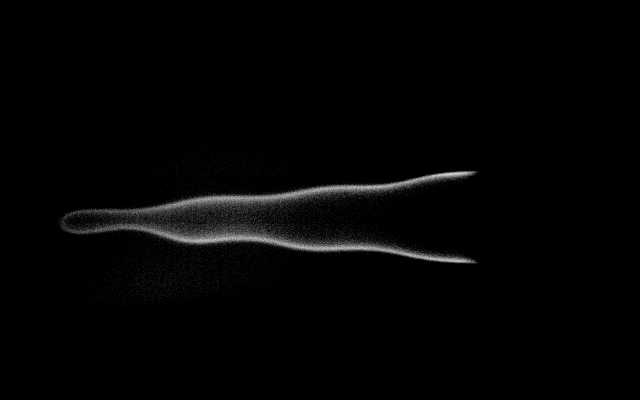
#> input picture bunsen/VOL3_300Hz/input.d/pinchOff-100.png, 1280 x 800 px, given in place of pinchOff-0.png, which was not available (shown at 1/2 size)
$ jupyter execute --allow-errors Flame+Detection+CnF.ipynb   (shell and % lines are left out)   (text cells are left out)
#> lines starting #> are read from the running program, lines starting #| are printed output that depends on the picture; after the words box and inside, x2 and y2 are one past the last pixel; in counts of white or black regions, pixels touching at a corner belong together; pictures that were not available may be replaced by others from this repository, and a replacement may not be noted
[cell 1]
import imageio
import numpy as np
import matplotlib.pyplot as plt

np_map = imageio.imread("input.d/pinchOff-0.png").T[::-1, ::-1]
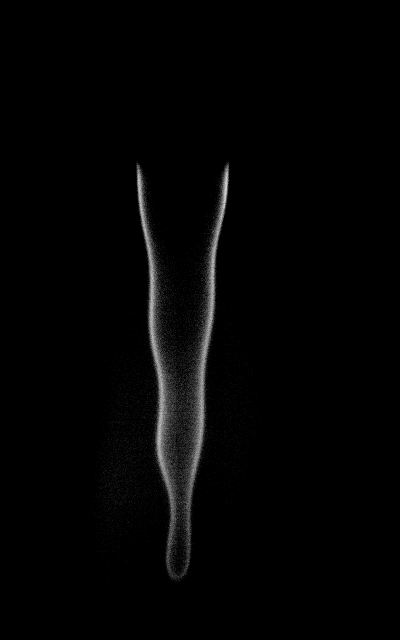
#> np_map: shape (1280, 800) (shown at 1/2 size); min 0, max 39, mean 0.6; drawn with min black and max white
height, width = np_map.shape
#> height = 1280; width = 800
print(height, width)
#| 1280 800

plt.figure(1)
plt.contourf(np_map)
plt.colorbar()
plt.show()
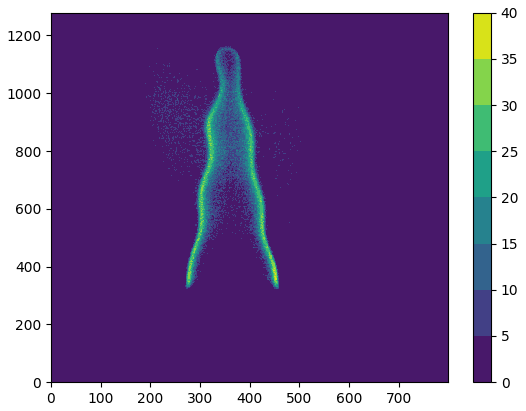
#> figure drawn by matplotlib, 2 panels

[cell 2]
def threshold(np_map, THRESH=75):
#> called with THRESH = 75
    res = np.copy(np_map)
    res[np_map <= THRESH] = False
#> res: shape (1280, 800); 6.15% of pixels changed, all inside (x1, y1, x2, y2) = (175, 306, 531, 1220)
    res[np_map > THRESH] = True
    return res

np_map1 = threshold(np_map)
plt.figure(2)
plt.contourf(np_map1[200:1280, 200:500])
plt.colorbar()
plt.show()
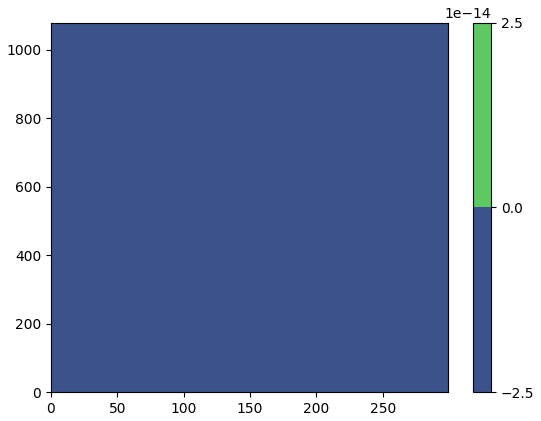
#> figure drawn by matplotlib, 2 panels

[cell 3]
from scipy import ndimage

def sobel(np_map, THRESH=70, THRESH_1 = 15.):
#> called with THRESH = 70, THRESH_1 = 15
    res = np.copy(np_map)
    res[np_map <= THRESH] = 0
    res_x = ndimage.sobel(res, axis=0)
    res_y = ndimage.sobel(res, axis=1)
    res = np.sqrt(res_x**2 + res_y**2)
#> res: shape (1280, 800) float16; every value is 0
    res[res <= THRESH_1] = False
    res[res > THRESH_1] = True
    return res

np_map3 = sobel(np_map)
plt.figure(3)
plt.contourf(np_map3[200:1280, 200:500])
plt.colorbar()
plt.show()

[cell 4]
from skimage import feature

def canny(np_map, THRESH=75, SIGMA=0.5):
    res = np.copy(np_map)
    res[np_map <= THRESH] = 0
    res = feature.canny(1. * res, sigma=SIGMA)
    return res

np_map4 = canny(np_map)
plt.figure(4)
plt.contourf(np_map4[200:1280, 200:500])
plt.colorbar()
plt.show()
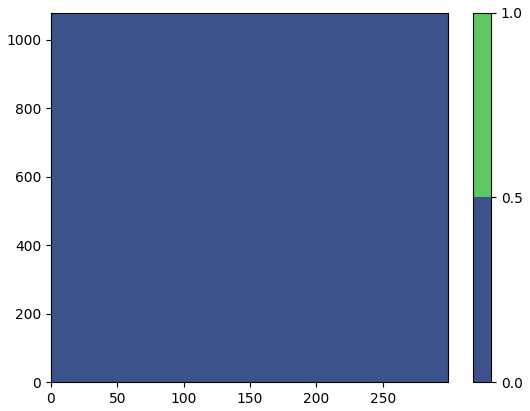
#> figure drawn by matplotlib, 2 panels

[cell 5]
from skimage import filters

def meijering(np_map, THRESH=75, BLACK=0.4):
#> called with THRESH = 75, BLACK = 0.4
    res = np.copy(np_map)
    res[np_map <= THRESH] = 0
    res = filters.meijering(res, black_ridges=False)
#> res: shape (1280, 800) float64; every value is 0
    res[np.where(res <= BLACK)] = False
    res[np.where(res > BLACK)] = True
    return res

np_map5 = meijering(np_map)
plt.figure(5)
plt.contourf(np_map5[200:1280, 200:500])
plt.colorbar()
plt.show()

[cell 6]
def sato(np_map, THRESH=75, BLACK=0.04):
    res = np.copy(np_map)
    res[np_map <= THRESH] = 0
    res = filters.sato(res, black_ridges=False)
    res[np.where(res <= BLACK)] = False
    res[np.where(res > BLACK)] = True
    return res

np_map6 = sato(np_map)
plt.figure(6)
plt.contourf(np_map6[200:1280, 200:500])
plt.colorbar()
plt.show()

[cell 7]
def frangi(np_map, THRESH=75, BLACK=0.000003):
    res = np.copy(np_map)
    res[np_map <= THRESH] = 0
    res = filters.frangi(res, black_ridges=False)
    res[np.where(res <= BLACK)] = False
    res[np.where(res > BLACK)] = True
    return res

np_map7 = frangi(np_map)
plt.figure(7)
plt.contourf(np_map7[200:1280, 200:500])
plt.colorbar()
plt.show()

[cell 8]
from matplotlib import gridspec

input_map = np.zeros((height, width), dtype='uint8')
output_map = np.zeros((height, width), dtype='uint8')

OUTLET = 333
CENTER = 355
RADIUS = 108

plt.ioff()
#> (the rest of this cell did not finish here and is left out)

#> `fig.savefig("input-{}.eps".format(image_it), bbox_inches='tight')`:
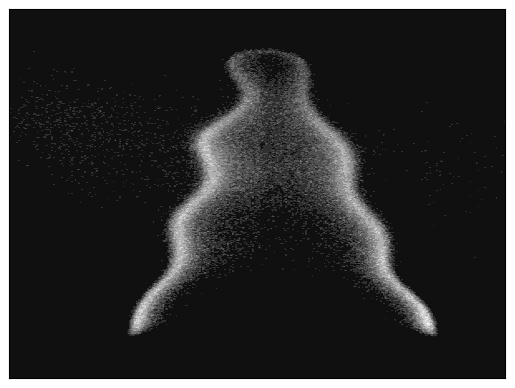
#> figure drawn by matplotlib, 1 panel
#> `fig.savefig("output-{}.eps".format(image_it), bbox_inches='tight')`:
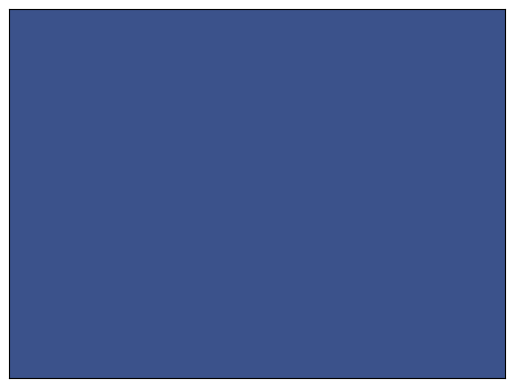
#> figure drawn by matplotlib, 1 panel
#> pass 2 of the loop `for image_it in range(20):`:
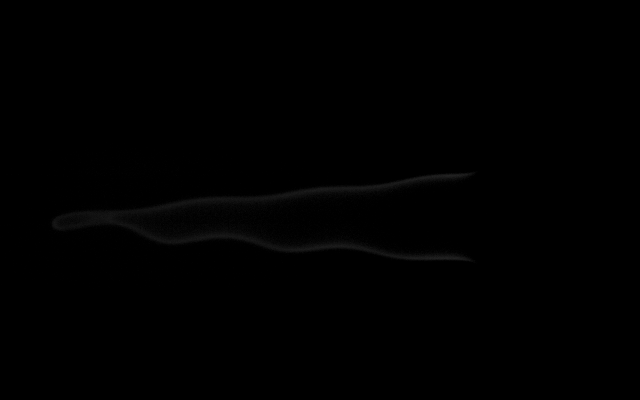
#> input picture bunsen/VOL3_300Hz/input.d/pinchOff-1016.png, 1280 x 800 px, given in place of pinchOff-1.png, which was not available (shown at 1/2 size)
#> `input_map[:, :] = imageio.imread("input.d/pinchOff-{}.png".format(imag..`:
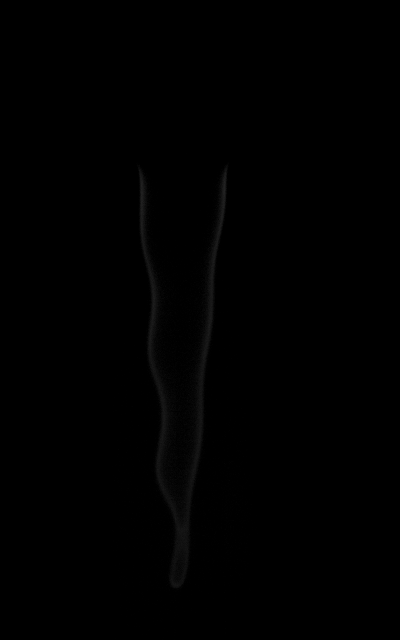
#> input_map: shape (1280, 800) (shown at 1/2 size); 6.63% of pixels changed, all inside (x1, y1, x2, y2) = (175, 306, 531, 1280)
#> `fig.savefig("input-{}.eps".format(image_it), bbox_inches='tight')`:
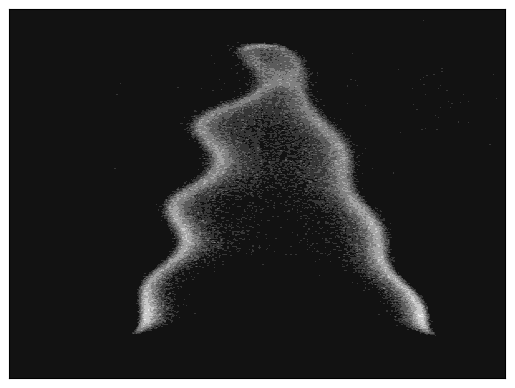
#> figure drawn by matplotlib, 1 panel

    # Output.
    fig = plt.figure(image_it)
    ax = fig.gca()
    h = ax.contourf(input_map[200:1280, 200:500], cmap='gray')
    ax.xaxis.set_ticks([])
    ax.yaxis.set_ticks([])
    fig.savefig("input-{}.eps".format(image_it), bbox_inches='tight')
    fig.savefig("input-{}.png".format(image_it), bbox_inches='tight')
    plt.close(fig)

    # Output.
    fig = plt.figure(image_it)
    ax = fig.gca()
    h = ax.contourf(output_map[200:1280, 200:500])
    ax.xaxis.set_ticks([])
    ax.yaxis.set_ticks([])
    fig.savefig("output-{}.eps".format(image_it), bbox_inches='tight')
    fig.savefig("output-{}.png".format(image_it), bbox_inches='tight')
    plt.close(fig)
plt.ion()
